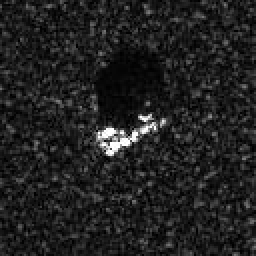
#> input picture SARimage/ALL/BMP2(SN_9566)/HB03341.jpeg, 128 x 128 px (shown 2 times larger); its folder holds only this picture in this run
$ python svm.py
#> lines starting #> are read from the running program, lines starting #| are printed output that depends on the picture
import os
import numpy as np
import cv2
import matplotlib.pyplot as plt
import pickle
import sklearn

from sklearn.cluster import KMeans
from scipy.spatial.distance import cdist
from sklearn.model_selection import train_test_split

def normalize_and_resize_image(image, gamma):
    # 将图像转换为浮点型
    image = image.astype(np.float32)
    # 计算归一化后的像素值
    normalized_image = image**(1/gamma)
    # 将像素值转换为0到255的范围
    normalized_image = (normalized_image * 255).astype(np.uint8)
    # 将图像缩放到128x128
    normalized_image = cv2.resize(normalized_image, (128, 128))
    return normalized_image

def read_data(label2id):
    X = []
    Y = []
    for label in os.listdir('SARimage/ALL'):
        for img_file in os.listdir(os.path.join('SARimage/ALL', label)):
            img = cv2.imread(os.path.join('SARimage/ALL', label, img_file))
#> img is the input picture: shape (128, 128, 3); min 0, max 255, mean 32.6
            img = normalize_and_resize_image(img, 2)
#> in normalize_and_resize_image, `normalized_image = image**(1/gamma)`:
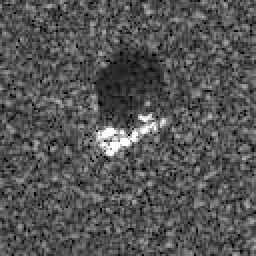
#> normalized_image: shape (128, 128, 3) float32 (shown 2 times larger); min 0, max 15.97, mean 5.32; drawn with min black and max white
#> in normalize_and_resize_image, `normalized_image = (normalized_image * 255).astype(np.uint8)`:
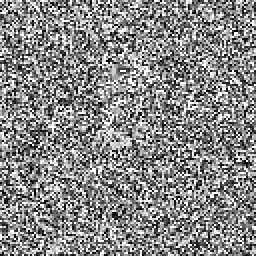
#> normalized_image: shape (128, 128, 3) (shown 2 times larger); min 0, max 255, mean 135.8
            X.append(img)
            Y.append(label2id[label])
#> pass 2 of the loop in read_data, `for label in os.listdir('SARimage/ALL'):`:
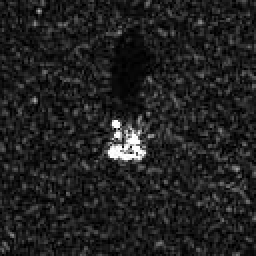
#> input picture SARimage/ALL/T72(SN_132)/HB03384.jpeg, 128 x 128 px (shown 2 times larger)
#> in read_data, img is the input picture: shape (128, 128, 3); min 0, max 255, mean 32.7
#> in normalize_and_resize_image (call 2), `normalized_image = image**(1/gamma)`:
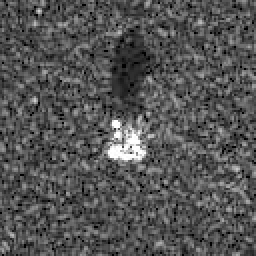
#> normalized_image: shape (128, 128, 3) float32 (shown 2 times larger); min 0, max 15.97, mean 5.31; drawn with min black and max white
#> in normalize_and_resize_image (call 2), `normalized_image = (normalized_image * 255).astype(np.uint8)`:
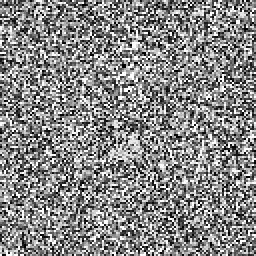
#> normalized_image: shape (128, 128, 3) (shown 2 times larger); min 0, max 255, mean 134.8
    return X, Y


# Label to id, used to convert string label to integer
label2id = {'2S1':0, 'BMP2(SN_9566)':1, 'BRDM_2':2, 'BTR70(SN-C71)':3, 'BTR_60':4,'D7':5,'T62':6,'T72(SN_132)':7,'ZIL131':8,'ZSU_23_4':9}
X, Y = read_data(label2id)
#> X = 2 items; Y = [1, 7]


def extract_sift_features(X):
    image_descriptors = []
    sift = cv2.xfeatures2d.SIFT_create()

    for i in range(len(X)):
        kp, des = sift.detectAndCompute(X[i], None)
        image_descriptors.append(des)
#> this loop made 2 passes
#> after the loop, image_descriptors = 2 items

    return image_descriptors

image_descriptors = extract_sift_features(X)
#> image_descriptors = 2 items


all_descriptors = []
for descriptors in image_descriptors:
    if descriptors is not None:
        for des in descriptors:
            all_descriptors.append(des)
#> after the loop, all_descriptors = 135 items

def kmeans_bow(all_descriptors, num_clusters):
#> called with num_clusters = 100
    bow_dict = []
    kmeans = KMeans(n_clusters=num_clusters).fit(all_descriptors)
    bow_dict = kmeans.cluster_centers_
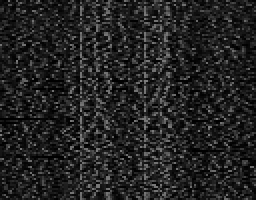
#> bow_dict: shape (100, 128) float64 (shown 2 times larger); min 0, max 132, mean 34.3
    return bow_dict

num_clusters = 100

if not os.path.isfile('SARimage/bow_dictionary100.pkl'):
    BoW = kmeans_bow(all_descriptors, num_clusters)
    pickle.dump(BoW, open('SARimage/bow_dictionary100.pkl', 'wb'))
else:
    BoW = pickle.load(open('SARimage/bow_dictionary100.pkl', 'rb'))


#
def create_features_bow(image_descriptors, BoW, num_clusters):
#> called with num_clusters = 100
    X_features = []
    for i in range(len(image_descriptors)):
        features = np.array([0] * num_clusters)

        if image_descriptors[i] is not None:
            distance = cdist(image_descriptors[i], BoW)
            argmin = np.argmin(distance, axis=1)
            for j in argmin:
                features[j] += 1
        X_features.append(features)
#> this loop made 2 passes
#> pass 1, in create_features_bow, `distance = cdist(image_descriptors[i], BoW)`:
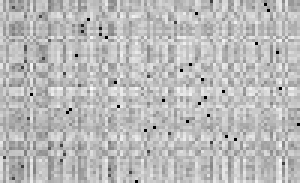
#> distance: shape (61, 100) float64 (shown 3 times larger); min 0, max 585.3, mean 429.4; drawn with min black and max white
#> pass 2, in create_features_bow, `distance = cdist(image_descriptors[i], BoW)`:
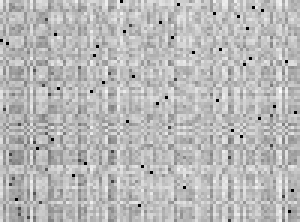
#> distance: shape (74, 100) float64 (shown 3 times larger); min 0, max 585.3, mean 425.5; drawn with min black and max white
#> after the loop, X_features = 2 items
    return X_features

X_features = create_features_bow(image_descriptors, BoW, num_clusters)
#> X_features = 2 items


#
X_train = []
X_test = []
Y_train = []
Y_test = []
X_train, X_test, Y_train, Y_test = train_test_split(X_features, Y, test_size=0.2, random_state=42)
#> X_train = 1 item; X_test = 1 item; Y_train = [1]; Y_test = [7]

svm = sklearn.svm.SVC(C=1.0, gamma='auto', probability=True)
#> (the run stopped early here; a loop or call above may not have finished)
